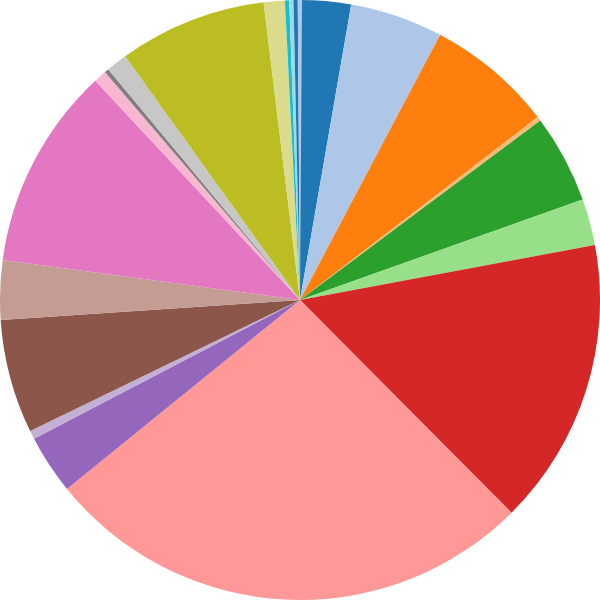

Notebook code for this chart:
### Code cell
plotElementDist("https://www.scala-lang.org")

### Figure 1 — Vega specification as saved in the notebook (floating-point values rounded to 4 significant figures)
{"$schema": "https://vega.github.io/schema/vega/v5.json", "autosize": "none", "data": [{"name": "table", "transform": [{"endAngle": {"signal": "endAngle"}, "field": "field", "sort": {"signal": "sort"}, "startAngle": {"signal": "startAngle"}, "type": "pie"}], "values": [{"field": 12, "id": "pre"}, {"field": 22, "id": "span"}, {"field": 30, "id": "h3"}, {"field": 1, "id": "nav"}, {"field": 21, "id": "img"}, {"field": 11, "id": "ul"}, {"field": 68, "id": "a"}, {"field": 117, "id": "div"}, {"field": 14, "id": "i"}, {"field": 2, "id": "em"}, {"field": 27, "id": "p"}, {"field": 14, "id": "script"}, {"field": 48, "id": "li"}, {"field": 3, "id": "br"}, {"field": 1, "id": "main"}, {"field": 5, "id": "section"}, {"field": 35, "id": "code"}, {"field": 5, "id": "h2"}, {"field": 1, "id": "h1"}, {"field": 1, "id": "header"}, {"field": 1, "id": "footer"}, {"field": 1, "id": "input"}]}], "description": "A basic pie chart example.", "height": 600, "marks": [{"encode": {"enter": {"fill": {"field": "id", "scale": "color"}, "x": {"signal": "width / 2"}, "y": {"signal": "height / 2"}}, "update": {"cornerRadius": {"signal": "cornerRadius"}, "endAngle": {"field": "endAngle"}, "innerRadius": {"signal": "innerRadius"}, "outerRadius": {"signal": "width / 2"}, "padAngle": {"signal": "padAngle"}, "startAngle": {"field": "startAngle"}}}, "from": {"data": "table"}, "type": "arc"}], "scales": [{"domain": {"data": "table", "field": "id"}, "name": "color", "range": {"scheme": "category20"}, "type": "ordinal"}], "signals": [{"bind": {"input": "range", "max": 6.29, "min": 0, "step": 0.01}, "name": "startAngle", "value": 0}, {"bind": {"input": "range", "max": 6.29, "min": 0, "step": 0.01}, "name": "endAngle", "value": 6.29}, {"bind": {"input": "range", "max": 0.1, "min": 0}, "name": "padAngle", "value": 0}, {"bind": {"input": "range", "max": 90, "min": 0, "step": 1}, "name": "innerRadius", "value": 0}, {"bind": {"input": "range", "max": 10, "min": 0, "step": 0.5}, "name": "cornerRadius", "value": 0}, {"bind": {"input": "checkbox"}, "name": "sort", "value": false}], "width": 600}
